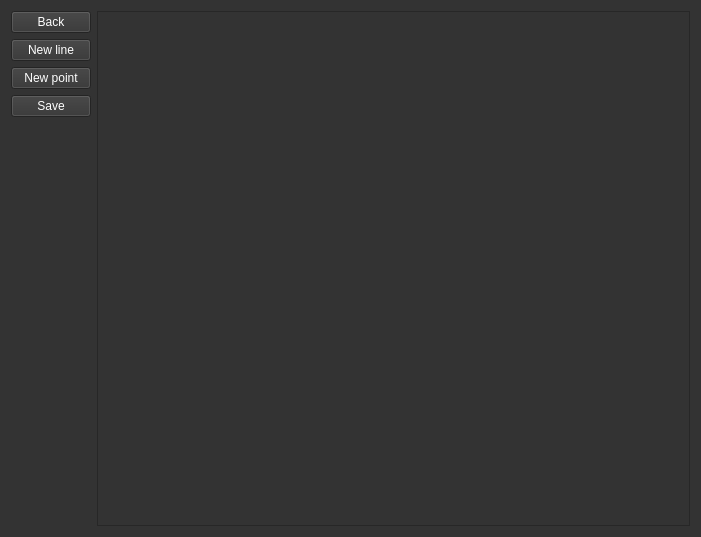
<?xml version="1.0" encoding="UTF-8"?>
<ui version="4.0">
 <class>TInterface</class>
 <widget class="QWidget" name="TInterface">
  <property name="geometry">
   <rect>
    <x>0</x>
    <y>0</y>
    <width>701</width>
    <height>537</height>
   </rect>
  </property>
  <property name="windowTitle">
   <string>Form</string>
  </property>
  <property name="styleSheet">
   <string notr="true">background-color: #333333;
color: #ffffff
</string>
  </property>
  <layout class="QFormLayout" name="formLayout">
   <item row="0" column="0">
    <layout class="QFormLayout" name="formLayout_2">
     <item row="0" column="0">
      <widget class="QPushButton" name="button_Back">
       <property name="text">
        <string>Back</string>
       </property>
      </widget>
     </item>
     <item row="1" column="0">
      <widget class="QPushButton" name="button_Back_2">
       <property name="text">
        <string>New line</string>
       </property>
      </widget>
     </item>
     <item row="2" column="0">
      <widget class="QPushButton" name="button_Back_4">
       <property name="text">
        <string>New point</string>
       </property>
      </widget>
     </item>
     <item row="3" column="0">
      <widget class="QPushButton" name="button_Back_5">
       <property name="text">
        <string>Save</string>
       </property>
      </widget>
     </item>
    </layout>
   </item>
   <item row="0" column="1">
    <widget class="QGraphicsView" name="graphicsView"/>
   </item>
  </layout>
 </widget>
 <resources/>
 <connections/>
</ui>
